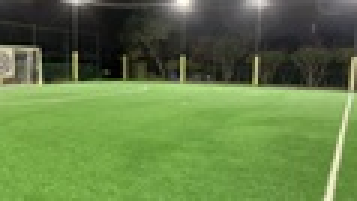
#> input picture image-stitching/imgs/soccer/01.jpg, 119 x 67 px, shrunk from 1280 x 720 before the run (shown 3 times larger)
$ python image-stitching.py
#> lines starting #> are read from the running program, lines starting #| are printed output that depends on the picture
import cv2
import numpy as np
import matplotlib.pyplot as plt
import glob
import os

# 이미지 폴더 및 파일 설정
IMG_NAME = 'soccer'  # 사용할 이미지 폴더명
IMG_DIR = os.path.join('imgs', IMG_NAME)
RESULT_PATH = os.path.join(IMG_DIR, 'result.jpg')
RESULT_CROP_PATH = os.path.join(IMG_DIR, 'result_crop.jpg')

# 이미지 파일 리스트 불러오기
img_list = []
for ext in ('0*.gif', '0*.png', '0*.jpg'):
    img_list.extend(glob.glob(os.path.join(IMG_DIR, ext)))

img_list = sorted(img_list)
print("Loaded images:", img_list)

# 이미지 로드
imgs = []
plt.figure(figsize=(20, 20))
for i, img_path in enumerate(img_list):
    img = cv2.imread(img_path)
#> img is the input picture: shape (67, 119, 3); mean B, G, R 69.5, 124.3, 98.2
    imgs.append(img)
    plt.subplot(len(img_list) // 3 + 1, 3, i + 1)
    plt.imshow(cv2.cvtColor(img, cv2.COLOR_BGR2RGB))
plt.show()
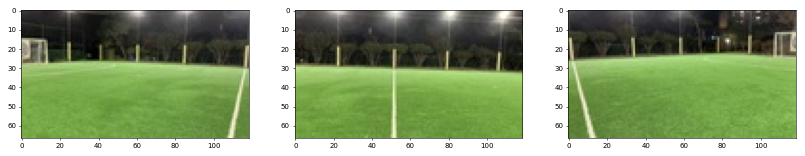
#> figure drawn by matplotlib, 3 panels

# 스티칭 모드 설정
mode = cv2.Stitcher_PANORAMA

# OpenCV 버전에 따른 Stitcher 생성
if int(cv2.__version__[0]) == 3:
    stitcher = cv2.createStitcher()
else:
    stitcher = cv2.Stitcher_create()

# 이미지 스티칭
status, stitched = stitcher.stitch(imgs)
#> status = 1
if status == 0:
    cv2.imwrite(RESULT_PATH, stitched)

    plt.figure(figsize=(20, 20))
    plt.imshow(cv2.cvtColor(stitched, cv2.COLOR_BGR2RGB))
    plt.title("Stitched Image")
    plt.show()
else:
    print("Stitching failed. Error code:", status)
#| Stitching failed. Error code: 1
    exit()
#> (the program exits here)
